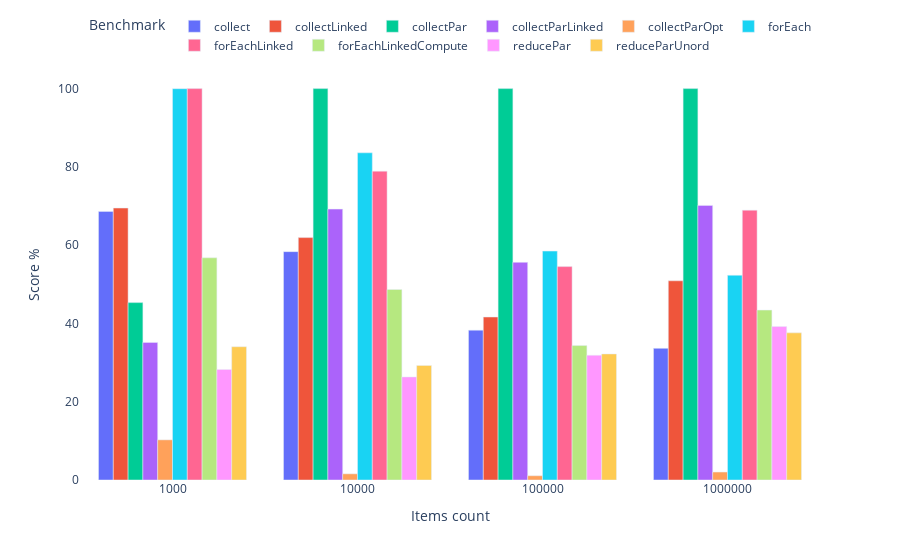

Notebook source saved alongside this figure:
### Code cell
write_chart(chart,profile,benchmark)

### Figure 1 — Plotly figure (JSON) as saved in the notebook; plotly's stock layout.template omitted (floating-point values rounded to 4 significant figures)
{"data": [{"alignmentgroup": "True", "hovertemplate": "Benchmark=collect<br>Items count=%{x}<br>Score %=%{y}<extra></extra>", "legendgroup": "collect", "marker": {"color": "#636efa", "pattern": {"shape": ""}}, "name": "collect", "offsetgroup": "collect", "orientation": "v", "showlegend": true, "textposition": "auto", "type": "bar", "x": ["1000", "10000", "100000", "1000000"], "xaxis": "x", "y": [68.63, 58.35, 38.29, 33.63], "yaxis": "y"}, {"alignmentgroup": "True", "hovertemplate": "Benchmark=collectLinked<br>Items count=%{x}<br>Score %=%{y}<extra></extra>", "legendgroup": "collectLinked", "marker": {"color": "#EF553B", "pattern": {"shape": ""}}, "name": "collectLinked", "offsetgroup": "collectLinked", "orientation": "v", "showlegend": true, "textposition": "auto", "type": "bar", "x": ["1000", "10000", "100000", "1000000"], "xaxis": "x", "y": [69.48, 61.94, 41.64, 50.89], "yaxis": "y"}, {"alignmentgroup": "True", "hovertemplate": "Benchmark=collectPar<br>Items count=%{x}<br>Score %=%{y}<extra></extra>", "legendgroup": "collectPar", "marker": {"color": "#00cc96", "pattern": {"shape": ""}}, "name": "collectPar", "offsetgroup": "collectPar", "orientation": "v", "showlegend": true, "textposition": "auto", "type": "bar", "x": ["1000", "10000", "100000", "1000000"], "xaxis": "x", "y": [45.32, 100, 100, 100], "yaxis": "y"}, {"alignmentgroup": "True", "hovertemplate": "Benchmark=collectParLinked<br>Items count=%{x}<br>Score %=%{y}<extra></extra>", "legendgroup": "collectParLinked", "marker": {"color": "#ab63fa", "pattern": {"shape": ""}}, "name": "collectParLinked", "offsetgroup": "collectParLinked", "orientation": "v", "showlegend": true, "textposition": "auto", "type": "bar", "x": ["1000", "10000", "100000", "1000000"], "xaxis": "x", "y": [35.15, 69.21, 55.61, 70.16], "yaxis": "y"}, {"alignmentgroup": "True", "hovertemplate": "Benchmark=collectParOpt<br>Items count=%{x}<br>Score %=%{y}<extra></extra>", "legendgroup": "collectParOpt", "marker": {"color": "#FFA15A", "pattern": {"shape": ""}}, "name": "collectParOpt", "offsetgroup": "collectParOpt", "orientation": "v", "showlegend": true, "textposition": "auto", "type": "bar", "x": ["1000", "10000", "100000", "1000000"], "xaxis": "x", "y": [10.25, 1.576, 1.083, 2.037], "yaxis": "y"}, {"alignmentgroup": "True", "hovertemplate": "Benchmark=forEach<br>Items count=%{x}<br>Score %=%{y}<extra></extra>", "legendgroup": "forEach", "marker": {"color": "#19d3f3", "pattern": {"shape": ""}}, "name": "forEach", "offsetgroup": "forEach", "orientation": "v", "showlegend": true, "textposition": "auto", "type": "bar", "x": ["1000", "10000", "100000", "1000000"], "xaxis": "x", "y": [99.98, 83.59, 58.49, 52.31], "yaxis": "y"}, {"alignmentgroup": "True", "hovertemplate": "Benchmark=forEachLinked<br>Items count=%{x}<br>Score %=%{y}<extra></extra>", "legendgroup": "forEachLinked", "marker": {"color": "#FF6692", "pattern": {"shape": ""}}, "name": "forEachLinked", "offsetgroup": "forEachLinked", "orientation": "v", "showlegend": true, "textposition": "auto", "type": "bar", "x": ["1000", "10000", "100000", "1000000"], "xaxis": "x", "y": [100, 78.91, 54.52, 68.94], "yaxis": "y"}, {"alignmentgroup": "True", "hovertemplate": "Benchmark=forEachLinkedCompute<br>Items count=%{x}<br>Score %=%{y}<extra></extra>", "legendgroup": "forEachLinkedCompute", "marker": {"color": "#B6E880", "pattern": {"shape": ""}}, "name": "forEachLinkedCompute", "offsetgroup": "forEachLinkedCompute", "orientation": "v", "showlegend": true, "textposition": "auto", "type": "bar", "x": ["1000", "10000", "100000", "1000000"], "xaxis": "x", "y": [56.77, 48.67, 34.35, 43.41], "yaxis": "y"}, {"alignmentgroup": "True", "hovertemplate": "Benchmark=reducePar<br>Items count=%{x}<br>Score %=%{y}<extra></extra>", "legendgroup": "reducePar", "marker": {"color": "#FF97FF", "pattern": {"shape": ""}}, "name": "reducePar", "offsetgroup": "reducePar", "orientation": "v", "showlegend": true, "textposition": "auto", "type": "bar", "x": ["1000", "10000", "100000", "1000000"], "xaxis": "x", "y": [28.25, 26.33, 31.87, 39.21], "yaxis": "y"}, {"alignmentgroup": "True", "hovertemplate": "Benchmark=reduceParUnord<br>Items count=%{x}<br>Score %=%{y}<extra></extra>", "legendgroup": "reduceParUnord", "marker": {"color": "#FECB52", "pattern": {"shape": ""}}, "name": "reduceParUnord", "offsetgroup": "reduceParUnord", "orientation": "v", "showlegend": true, "textposition": "auto", "type": "bar", "x": ["1000", "10000", "100000", "1000000"], "xaxis": "x", "y": [34.05, 29.27, 32.2, 37.59], "yaxis": "y"}], "layout": {"autosize": true, "barmode": "group", "legend": {"orientation": "h", "title": {"text": "Benchmark"}, "tracegroupgap": 0, "x": 0.01, "xanchor": "left", "y": 1.02, "yanchor": "bottom"}, "margin": {"t": 60}, "plot_bgcolor": "rgba(0, 0, 0, 0)", "xaxis": {"anchor": "y", "autorange": true, "domain": [0, 1], "range": [-0.5, 3.5], "title": {"text": "Items count"}, "type": "category"}, "yaxis": {"anchor": "x", "autorange": true, "domain": [0, 1], "range": [0, 105.3], "title": {"text": "Score %"}, "type": "linear"}}}
